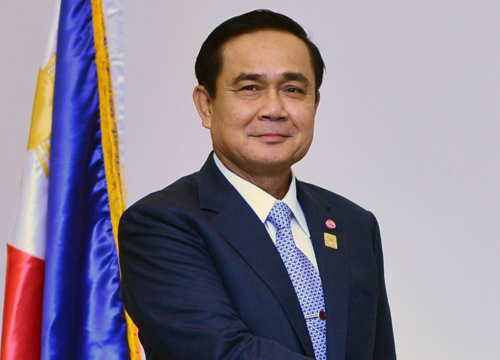
#> input picture Python_CODE_Image_Processing/Tu.jpg, 500 x 360 px, found by its file name
$ python PointLineDetect.py
#> lines starting #> are read from the running program, lines starting #| are printed output that depends on the picture; after the words box and inside, x2 and y2 are one past the last pixel; in counts of white or black regions, pixels touching at a corner belong together
import cv2
import numpy as np

from matplotlib import pyplot as plt

print("START")

img = cv2.imread('TU.jpg')
#> img is the input picture: shape (360, 500, 3); mean B, G, R 144.4, 129, 138.4

kernel = np.array([[1,1,1],[1,-9,1],[1,1,1]])  #kernel for point detect
dst = cv2.filter2D(img,-1,kernel)
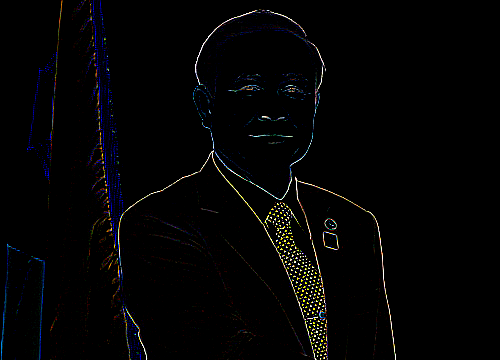
#> dst: shape (360, 500, 3); mean B, G, R 4, 3.6, 3.8

cannyMat = cv2.Canny(img,100,200)
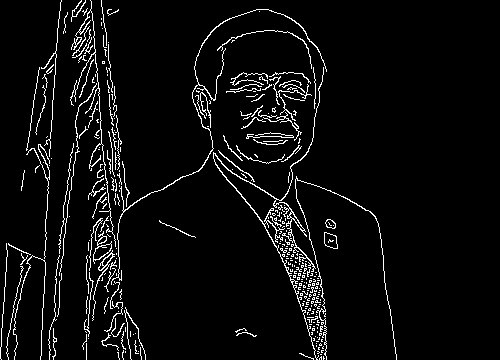
#> cannyMat: shape (360, 500); 5.1% white in thin lines or dots, all inside (x1, y1, x2, y2) = (0, 0, 397, 360)


#show Image using plot
plt.subplot(221), plt.imshow(cv2.cvtColor(img,cv2.COLOR_BGR2RGB)), plt.title('original')
plt.xticks([]), plt.yticks([])
plt.subplot(222), plt.imshow(cv2.cvtColor(dst,cv2.COLOR_BGR2RGB)), plt.title('Apply Kernel')
plt.xticks([]), plt.yticks([])
plt.subplot(223), plt.imshow(cv2.cvtColor(cannyMat,cv2.COLOR_GRAY2RGB)), plt.title('Canny Edge')
plt.xticks([]), plt.yticks([])
plt.show()
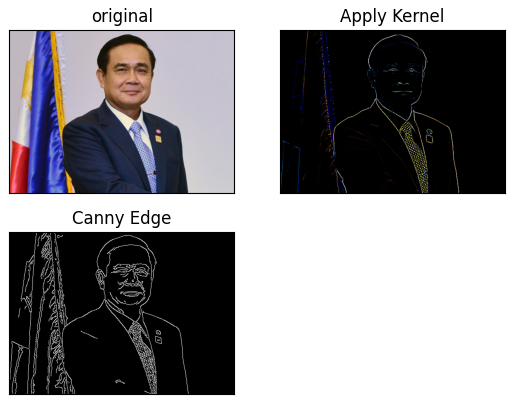
#> figure drawn by matplotlib, 3 panels

#wait any key to continue
cv2.waitKey()
